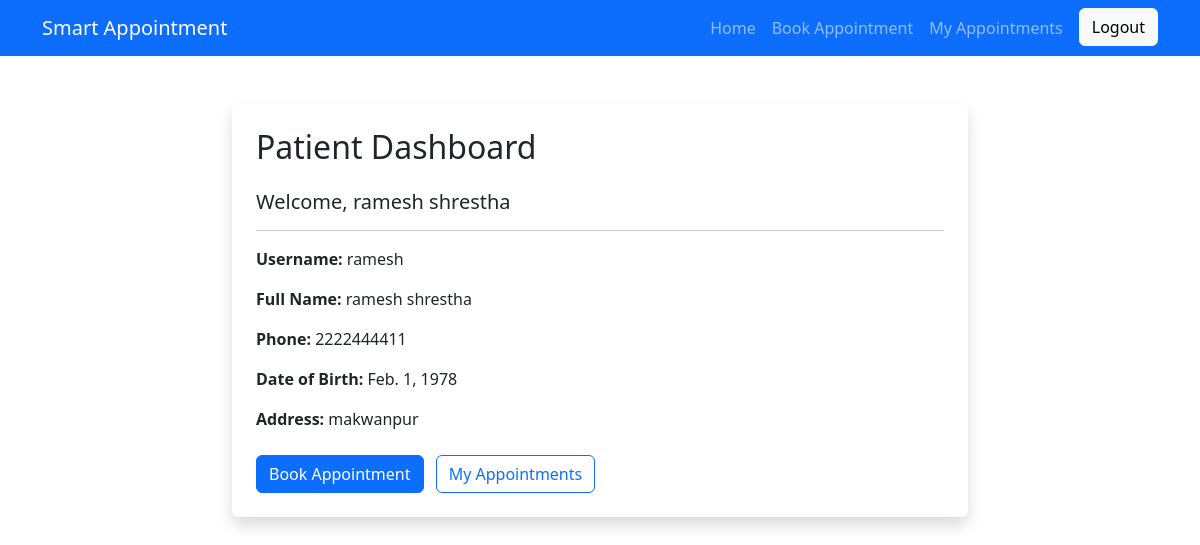
/patients/dashboard/ (signed in), run on the app's committed database.
### patients/models.py (models this page shows, shortened)
class Patient(models.Model):
    user = models.OneToOneField(User, on_delete=models.CASCADE)
    name = models.CharField(max_length=100)
    phone = models.CharField(max_length=20)
    date_of_birth = models.DateField()
    address = models.CharField(max_length=200)

### patients/views.py (the view)
@login_required
def patient_dashboard(request):
    patient = Patient.objects.get(
        user=request.user
    )
    return render(
        request,
        "patients/dashboard.html",
        {
            "patient": patient,
        }
    )

### patients/templates/patients/dashboard.html (shortened to what this page needs)
{% extends "base.html" %}
{% block content %}
<div class="container py-5">
    <div class="row justify-content-center">
        <div class="col-md-8">
            <div class="card shadow border-0">
                <div class="card-body p-4">
                    <h2 class="mb-4">
                        Patient Dashboard
                    </h2>
                    <h5 class="mb-3">
                        Welcome, {{ patient.name }}
                    </h5>
                    <hr>
                    <div class="mb-3">
                        <strong>Username:</strong>
                        {{ patient.user.username }}
                    </div>
                    <div class="mb-3">
                        <strong>Full Name:</strong>
                        {{ patient.name }}
                    </div>
                    <div class="mb-3">
                        <strong>Phone:</strong>
                        {{ patient.phone }}
                    </div>
                    <div class="mb-3">
                        <strong>Date of Birth:</strong>
                        {{ patient.date_of_birth }}
                    </div>
                    <div class="mb-3">
                        <strong>Address:</strong>
                        {{ patient.address }}
                    </div>
                    <div class="mt-4">
                        <a
                            href="{% url 'appointments:appointment_create' %}"
                            class="btn btn-primary"
                        >
                            Book Appointment
                        </a>
                        <a
                            href="{% url 'appointments:my_appointments' %}"
                            class="btn btn-outline-primary ms-2"
                        >
                            My Appointments
                        </a>
                    </div>
                </div>
            </div>
        </div>
    </div>
</div>
{% endblock %}

### data on the page
Patient: name "ramesh shrestha", user.username "ramesh", phone "2222444411", date_of_birth "Feb. 1, 1978", address "makwanpur"
